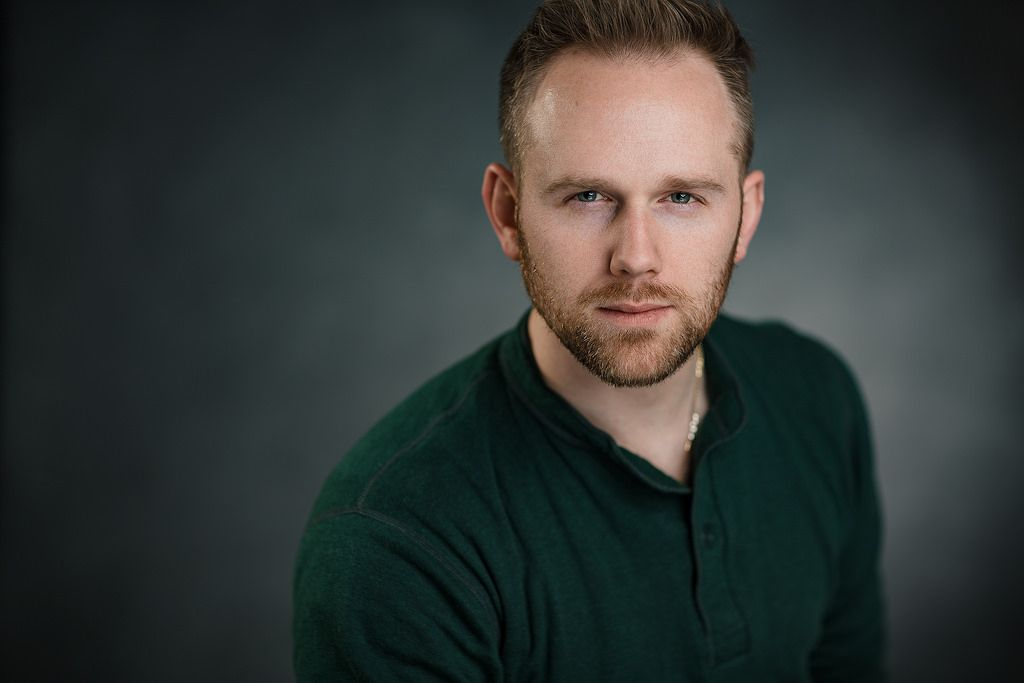
#> input picture images/potriat_test.jpg, 1024 x 683 px
$ python app.py
#> lines starting #> are read from the running program, lines starting #| are printed output that depends on the picture; after the words box and inside, x2 and y2 are one past the last pixel; in counts of white or black regions, pixels touching at a corner belong together
import matplotlib.pyplot as plt
import cv2
import subprocess
"""
In this file i will try to use open cv to check for faces in images

later on i will try to make cropped photos based on photo position to meet the given passport standard of 600px by 600px
"""

#should take in the image as path
def detect_face(image:str):
#> called with image = './images/potriat_test.jpg'
    img = cv2.imread(image)
#> img is the input picture: shape (683, 1024, 3); mean B, G, R 52.6, 54.6, 49.2
    #convert to grayscale for better detection
    gray_img = cv2.cvtColor(img,cv2.COLOR_BGR2GRAY)
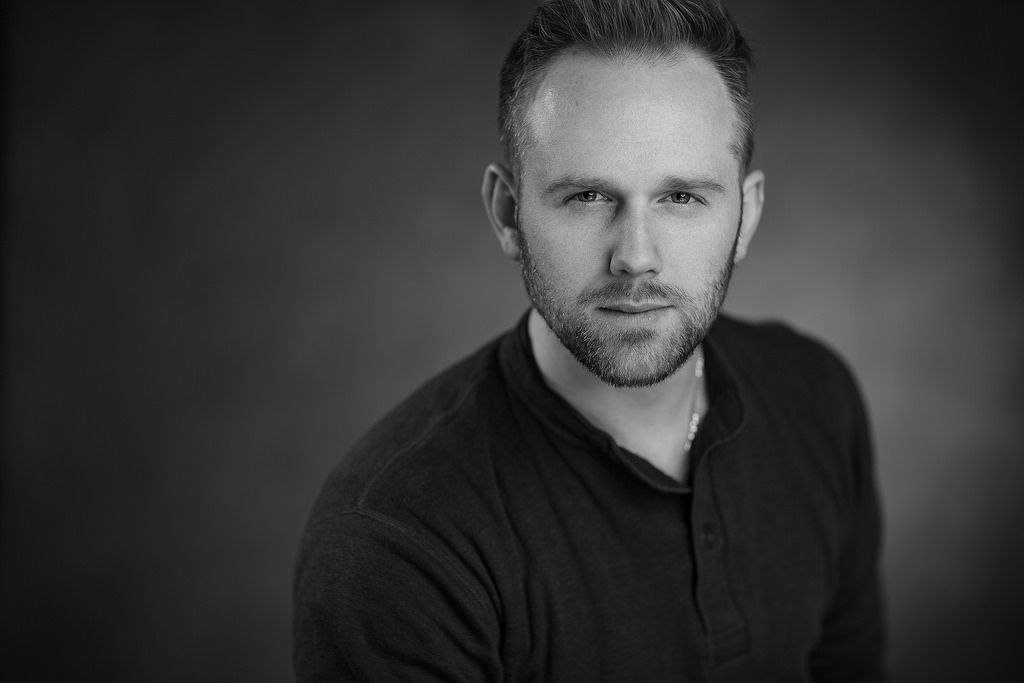
#> gray_img: shape (683, 1024); min 0, max 208, mean 52.7

    #load the detector/classifier
    face_detector = cv2.CascadeClassifier(
    cv2.data.haarcascades + "haarcascade_frontalface_default.xml")

    face = face_detector.detectMultiScale(
    gray_img , scaleFactor=1.1, minNeighbors=5, minSize=(100, 100))
#> face = [[495, 90, 279, 279]]

    #display selection
    for (x, y, w, h) in face:
        cv2.rectangle(img, (x, y), (x + w, y + h), (0, 255, 0), 4)
#> this loop made 1 pass
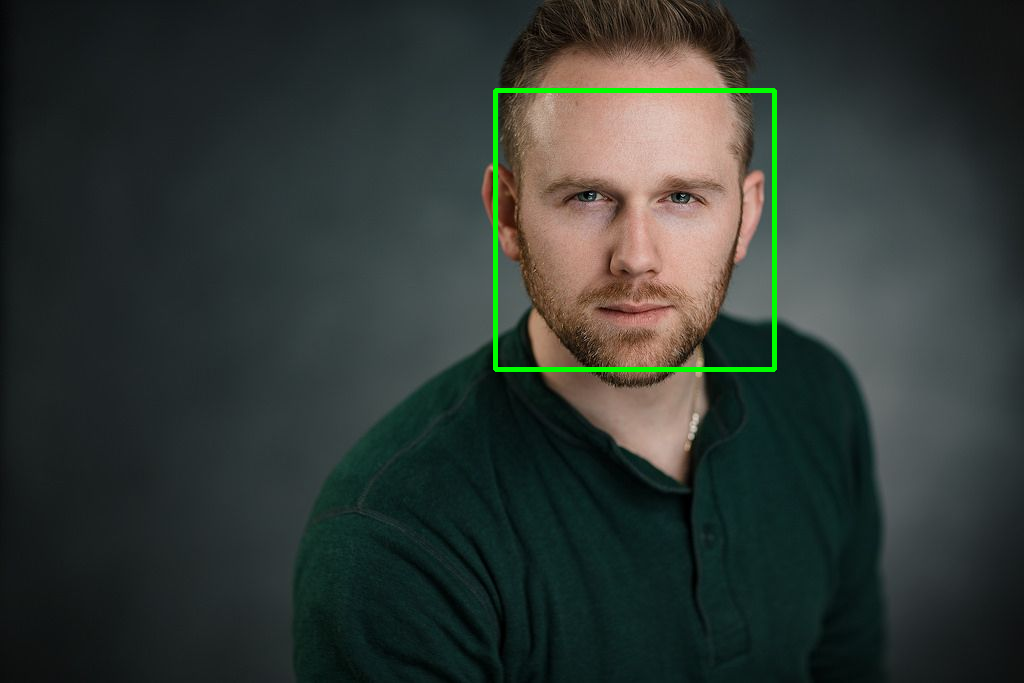
#> img: shape (683, 1024, 3); 0.8% of pixels changed, all inside (x1, y1, x2, y2) = (493, 88, 777, 372)

    #display
    img_rgb = cv2.cvtColor(img, cv2.COLOR_BGR2RGB)

    plt.figure(figsize=(20,10))
    # plt.imsave("./images/detections/detection_test.jpg",img_rgb)
    # subprocess.call(["xdg-open","./images/detections/detection_test.jpg"])
    plt.axis('off')

    while True:
        cv2.imshow("face detector", img_rgb)
        if cv2.waitKey(1) & 0xFF == ord("q"):
#> (key q is pressed here)
            cv2.destroyAllWindows()
            break
image_path = "./images/potriat_test.jpg"
detect_face(image_path)
